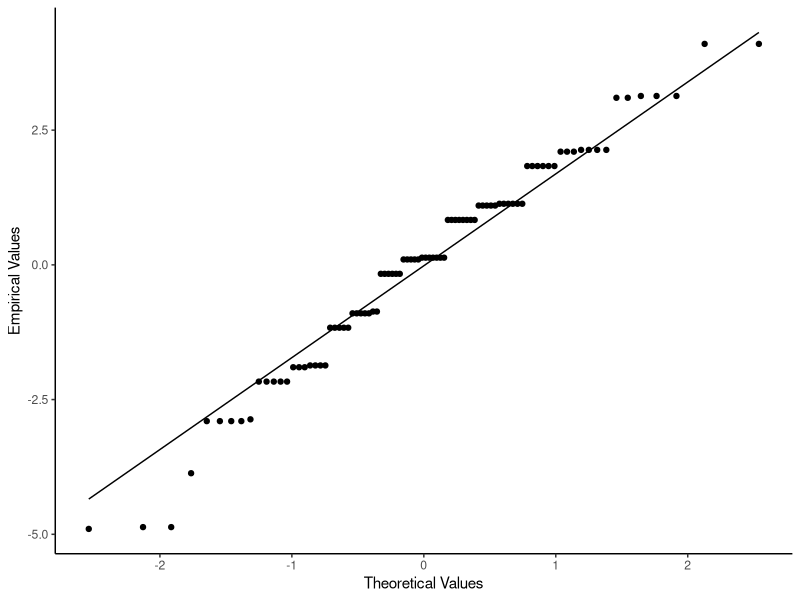
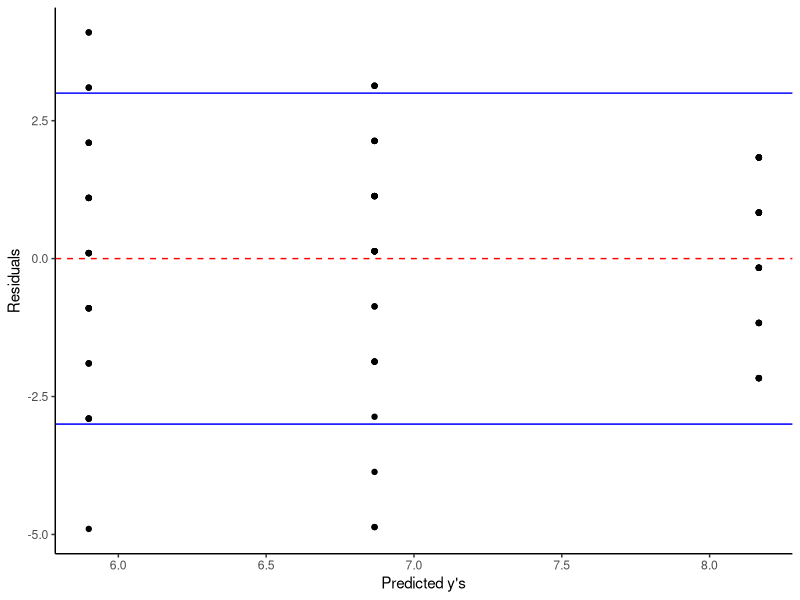

Reproduce these figures in R, in order.
## STAT 7220 - Assumption Checking ##

library(tidyverse)
library(readxl)

## Read in the Egg Rating Data ##

egg_data <- read_excel("Egg Rating.xlsx")

## Build a One-Way ANOVA Model ##

egg_mod <- aov(Rating ~ Technique, data=egg_data)

## Evaluate Normality Assumption using QQ Plot ##

egg_data |>
  ggplot(aes(sample=resid(egg_mod))) +
  geom_qq() +
  geom_qq_line() +
  labs(x = "Theoretical Values",
       y = "Empirical Values") +
  theme_classic()

## As we can see, the points mostly fall near the line
## bisecting the graph. We do have some deviation but
## not a tremendous or alarming amount. ##

## Let's perform the Shaprio-Wilk Test of Normality ##

library(broom)

egg_mod |>
  resid() |>
  shapiro.test() |>
  tidy()

## As we can see, p > 0.05, which would indicate
## that the test more strongly supports the null
## hypothesis. Contextually, this means that 
## we have strong evidence in favor of the normality
## assumption. ##

## Evaluate Constant Variance Assumption ##

egg_data |>
  ggplot(aes(x=fitted(egg_mod),y=resid(egg_mod))) +
  geom_point() +
  geom_hline(yintercept=0,linetype='dashed',
             color='red') +
  geom_hline(yintercept=3,color='blue') +
  geom_hline(yintercept=-3,color='blue') +
  labs(x = "Predicted y's",
       y = "Residuals") +
  theme_classic()

## As we can see, for each group mean, the residuals
## are mostly centered around 0, which implies that
## the residual mean being approximately 0 seems reasonable.
## Additionally, while the residuals are not exactly the
## same width, they are not drastically different either. 
## I would conclude that the constant variance assumption
## is reasonable. ##

## Note, the blue lines of +/- 3 can be used as a rough guide
## for identifying outliers. More on this later ##

## Levene's Test ##

library(car)

leveneTest(egg_mod) |>
  tidy() |>
  select(statistic,p.value)

## Since p > 0.05, this indicates that the data more strongly
## support H0, meaning that the assumption of constant variance 
## seems reasonable ##
